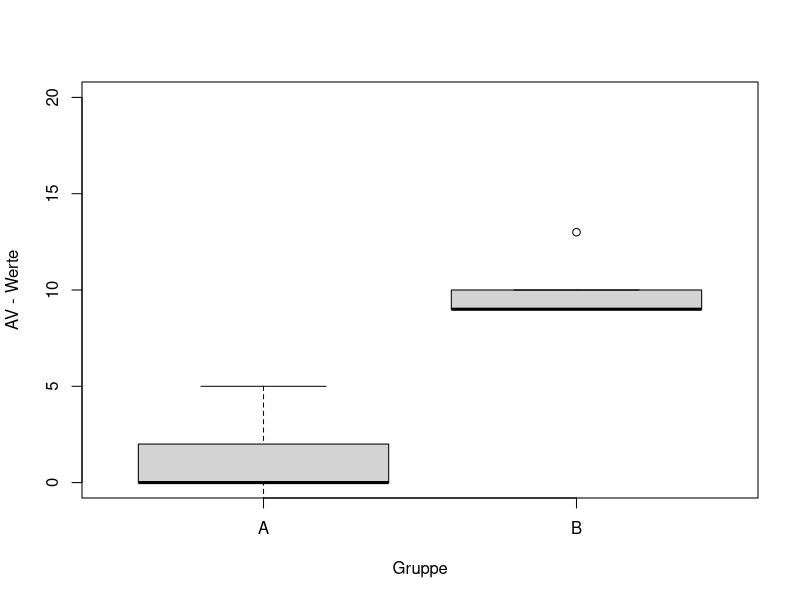

Source code (R): (Note: this script raises an error after producing the figure.)
######################################################################################
#### Coin Test
#### 1. Legt eure Gruppen fest und rechnet den jeweiligen Part. Macht euch 3min
####    Gedanken, was genau passiert ist nach der Anpassung der Funktion.
#### 2. Tauscht die Gruppen und ändert die Standardwerte so ab, 
####    dass wir eine H1 rechnen.
#### 3. Ändert die "Sigma"-Werte und beschreibt, was passiert.

set.seed(99999)
### Setze Standardwerte (bekannt vom Termin am 15.05)
mu1 <- 1          # Gruppenwert 1
mu2 <- 10         # Gruppenwert 2
sigma1 <- 2        # Varianzenhomogenität für beide Gruppen
sigma2 <- 2
Nj    <- c(5, 5)  # Stichprobengrößen festlegen
DVa   <- round(rnorm(Nj[1], mu1, sigma1))
DVb   <- round(rnorm(Nj[2], mu2, sigma2))
DVab  <- c(DVa, DVb)                  # AV-Vektor (Verbindung von a und b)
IVbtw <- factor(rep(c("A", "B"), Nj)) # UV-Zuordnung zu den Gruppen (A,B)
# Boxplot der Basisgruppen zum Vergleich
boxplot(DVab~IVbtw,xlab="Gruppe",ylab="AV - Werte",ylim=c(0,mu2*2))

### Gruppe 1: Verwende verschiedene "distributions"
## Informiert euch über:
## ?oneway_test
## ?independence_test.formula
(ot <- oneway_test(DVab ~ IVbtw, alternative="less", distribution="approximate"))
# für Varianzeninhomogenität:
x11()
op <- par(mfrow=c(1,2), cex.lab=.8, cex.main=.6)
supp <- support(ot)
dens <- sapply(supp, dperm, object=ot)
plot(supp, dens, xlab="Support", ylab=NA, pch=20, main="Dichte der Permutationsverteilung")

qEmp <- sapply(ppoints(supp), qperm, object=ot)
plot(qEmp, ecdf(qEmp)(qEmp), col="gray60", pch=16,
     xlab="Mittelwertsdifferenzen", ylab="kumulierte relative Häufigkeit",
     main="Kumulierte relative Häufigkeiten und Verteilungsfunktion")

### FRAGE AN STUDENTEN:
## Was fällt euch auf beim Plot?


### Gruppe 2: Verwende verschiedene "alternative=.."
## Informiert euch über:
## ?independence_test.formula
(ot <- oneway_test(DVab ~ IVbtw, alternative="two.sided", distribution="approximate"))
# für Varianzeninhomogenität:
x11()
op <- par(mfrow=c(1,2), cex.lab=.8, cex.main=.6)
supp <- support(ot)
dens <- sapply(supp, dperm, object=ot)
plot(supp, dens, xlab="Support", ylab=NA, pch=20, main="Dichte der Permutationsverteilung")
qEmp <- sapply(ppoints(supp), qperm, object=ot)
plot(qEmp, ecdf(qEmp)(qEmp), col="gray60", pch=16,
     xlab="Mittelwertsdifferenzen", ylab="kumulierte relative Häufigkeit",
     main="Kumulierte relative Häufigkeiten und Verteilungsfunktion")
### FRAGE AN STUDENTEN:
## Ändert sich der p-Wert?

